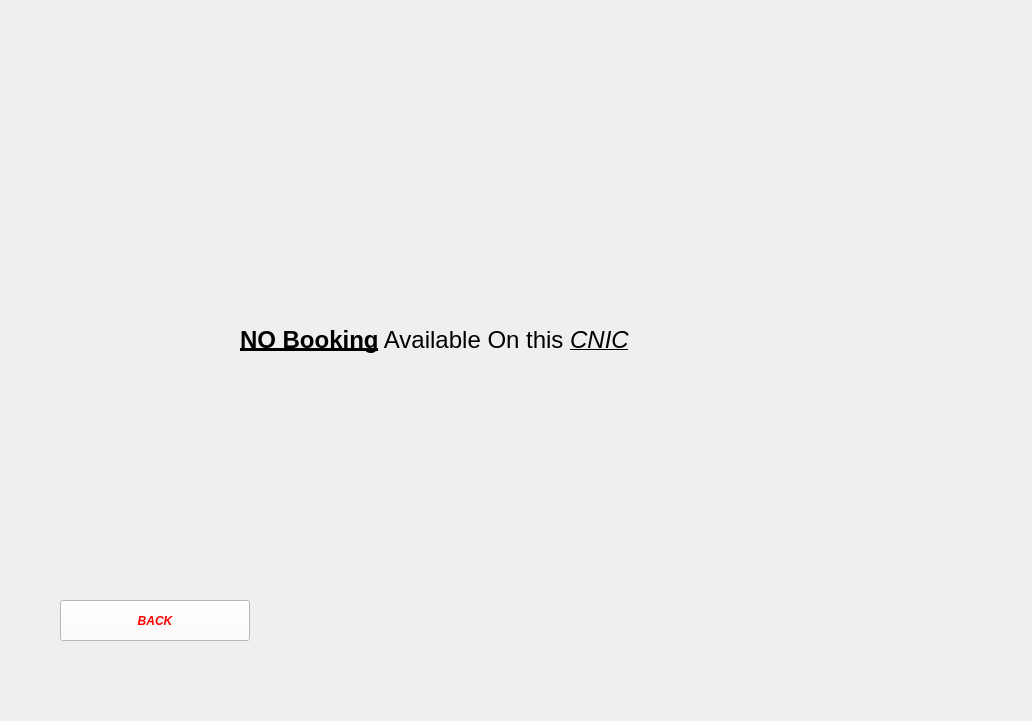
<?xml version="1.0" encoding="UTF-8"?>
<ui version="4.0">
 <class>Form</class>
 <widget class="QWidget" name="Form">
  <property name="geometry">
   <rect>
    <x>0</x>
    <y>0</y>
    <width>1032</width>
    <height>721</height>
   </rect>
  </property>
  <property name="windowTitle">
   <string>Form</string>
  </property>
  <widget class="QLabel" name="label">
   <property name="geometry">
    <rect>
     <x>240</x>
     <y>200</y>
     <width>541</width>
     <height>281</height>
    </rect>
   </property>
   <property name="font">
    <font>
     <pointsize>18</pointsize>
     <bold>true</bold>
    </font>
   </property>
   <property name="text">
    <string>&lt;html&gt;&lt;head/&gt;&lt;body&gt;&lt;p&gt;&lt;span style=&quot; text-decoration: underline;&quot;&gt;NO Booking&lt;/span&gt;&lt;span style=&quot; font-weight:400;&quot;&gt; Available On this &lt;/span&gt;&lt;span style=&quot; font-weight:400; font-style:italic; text-decoration: underline;&quot;&gt;CNIC&lt;/span&gt;&lt;span style=&quot; font-weight:400;&quot;/&gt;&lt;/p&gt;&lt;/body&gt;&lt;/html&gt;</string>
   </property>
  </widget>
  <widget class="QPushButton" name="BackButton">
   <property name="geometry">
    <rect>
     <x>60</x>
     <y>600</y>
     <width>190</width>
     <height>41</height>
    </rect>
   </property>
   <property name="font">
    <font>
     <pointsize>9</pointsize>
     <italic>true</italic>
     <bold>true</bold>
    </font>
   </property>
   <property name="styleSheet">
    <string notr="true">color: rgb(255, 0, 0);
font: 700 italic 9pt &quot;Segoe UI&quot;;
background-color: rgb(255, 255, 255);</string>
   </property>
   <property name="text">
    <string>BACK</string>
   </property>
  </widget>
  <widget class="QLabel" name="label_2">
   <property name="geometry">
    <rect>
     <x>0</x>
     <y>0</y>
     <width>1031</width>
     <height>721</height>
    </rect>
   </property>
   <property name="text">
    <string/>
   </property>
   <property name="pixmap">
    <pixmap>White green recipet.jpg</pixmap>
   </property>
   <property name="scaledContents">
    <bool>true</bool>
   </property>
  </widget>
  <zorder>label_2</zorder>
  <zorder>label</zorder>
  <zorder>BackButton</zorder>
 </widget>
 <resources/>
 <connections/>
</ui>
